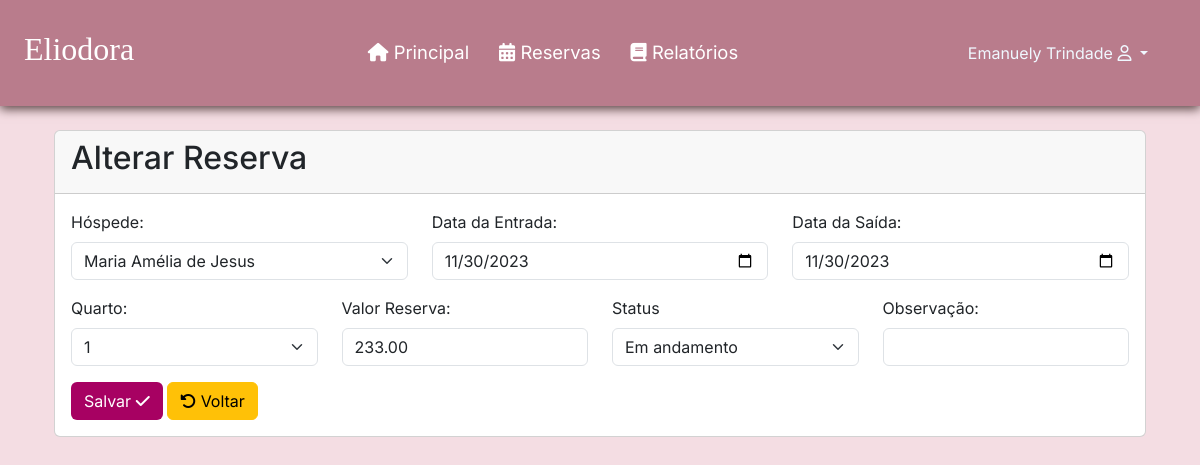
Page /alterarReserva.php?id=3 (signed in) on the earlier database version.
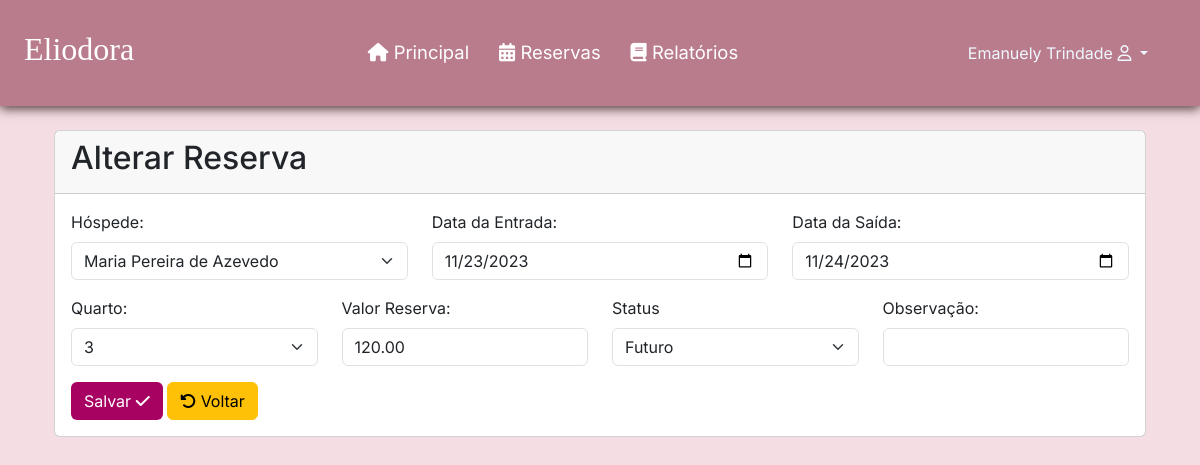
Same page on the later database version.
### tables this page shows
CREATE TABLE `reserva` (
  `id` int(11) NOT NULL,
  `status` int(11) NOT NULL DEFAULT 1,
  `dataEntrada` date NOT NULL,
  `dataSaida` date NOT NULL,
  `valorTotalReserva` double(11,2) NOT NULL,
  `quantHospede` int(1) NOT NULL,
  `observacao` varchar(200) NOT NULL,
  `formaPagamento` varchar(45) NOT NULL,
  `id_hospede` int(11) DEFAULT NULL,
  `id_quarto` int(11) DEFAULT NULL,
  `id_funcionario` int(11) DEFAULT NULL,
  `datacadastro` datetime NOT NULL DEFAULT current_timestamp()
);

### alterarReserva.php (the view, shortened to what the changed rows need)
<?php
$conexao = mysqli_connect('127.0.0.1', 'root', '', 'tcc');
$sql = "SELECT * from reserva where id = " . $_GET['id'];
$resultado = mysqli_query($conexao, $sql);
$linha = mysqli_fetch_array($resultado);
?>
<?php require_once("cabecalho.php"); ?>
<!DOCTYPE html>
<html lang="pt-br">
<head>
</head>
<body>
    <div class="container p-4">
        <div class="card">
            <div class="card-header">
                <h2>Alterar Reserva</h2>
            </div>
            <div class="card-body">
                <form method="post" action="alterarReserva.php?id=<?= $linha['id'] ?>">
                    <div class="row">
                        <div class="mb-3 col-md">
                            <label for="id_hospede" class="form-label">Hóspede:</label>
                            <select name="id_hospede" id="id_hospede" class="form-select">
                                <?php
                                $sql = "select * from hospede order by nome";
                                $resultado = mysqli_query($conexao, $sql);
                                while ($linhaTU = mysqli_fetch_array($resultado)):
                                    $id = $linhaTU['id'];
                                    $nome = $linhaTU['nome'];
                                    $selected = ($id == $linha['id_hospede']) ? 'selected' : '';
                                    echo "<option value='{$id}' {$selected}>{$nome}</option>";
                                endwhile;
                                ?>
                            </select>
                        </div>
                        <div class="mb-3 col-md">
                            <label for="dataEntrada" class="form-label">Data da Entrada:</label>
                            <input type="date" class="form-control" name="dataEntrada"
                                value="<?= $linha['dataEntrada'] ?>">
                        </div>
                        <div class="mb-3 col-md">
                            <label for="dataSaida" class="form-label">Data da Saída:</label>
                            <input type="date" class="form-control" name="dataSaida" value="<?= $linha['dataSaida'] ?>">
                        </div>
                    </div>
                    <div class="row">
                        <div class="mb-3 col-md">
                            <label for="id_quarto" class="form-label">Quarto:</label>
                            <select name="id_quarto" id="id_quarto" class="form-select">
                                <?php
                                $sql = "select quarto.*
                                from quarto
                               where quarto.id not in (
                                      select reserva.id_quarto
                                        from reserva
                                       where dataEntrada BETWEEN '{$_POST['dataEntrada']}' and '{$_POST['dataSaida']}'
                                          or dataSaida BETWEEN '{$_POST['dataEntrada']}' and '{$_POST['dataSaida']}'
                                      )
                            order by quarto.numero";
                                $resultado = mysqli_query($conexao, $sql);
                                while ($linhaTU = mysqli_fetch_array($resultado)):
                                    $id = $linhaTU['id'];
                                    $numero = $linhaTU['numero'];
                                    $selected = ($id == $linha['id_quarto']) ? 'selected' : '';
                                    echo "<option value='{$id}' {$selected}>{$numero}</option>";
                                endwhile;
                                ?>
                            </select>
                        </div>
                        <div class="mb-3 col-md">
                            <label for="valorTotalReserva" class="form-label">Valor Reserva:</label>
                            <input type="text" class="form-control" name="valorTotalReserva" id="valorReserva"
                            value="<?= $linha['valorTotalReserva'] ?>">
                        </div>
                        <div class="mb-3 col-md">
                            <label for="status" class="form-label">Status</label>
                            <select name="status" id="status" class="form-select">
                                <option value="1" <?= ($linha['status'] == '1') ? 'selected' : '' ?>>Futuro</option>
                                <option value="3" <?= ($linha['status'] == '3') ? 'selected' : '' ?>>Em andamento</option>
                            </select>
                        </div>
                    </div>
                </form>
            </div>
        </div>
</body>
</html>

Differences in the rows shown:
changed reserva: dataEntrada "11/30/2023" → "11/23/2023"; dataSaida "11/30/2023" → "11/24/2023"; valorTotalReserva "233.00" → "120.00"; status "Em andamento" → "Futuro"
Other differences:
form field id_hospede: "Maria Amélia de Jesus" → "Maria Pereira de Azevedo"
form field id_quarto: "1" → "3"
